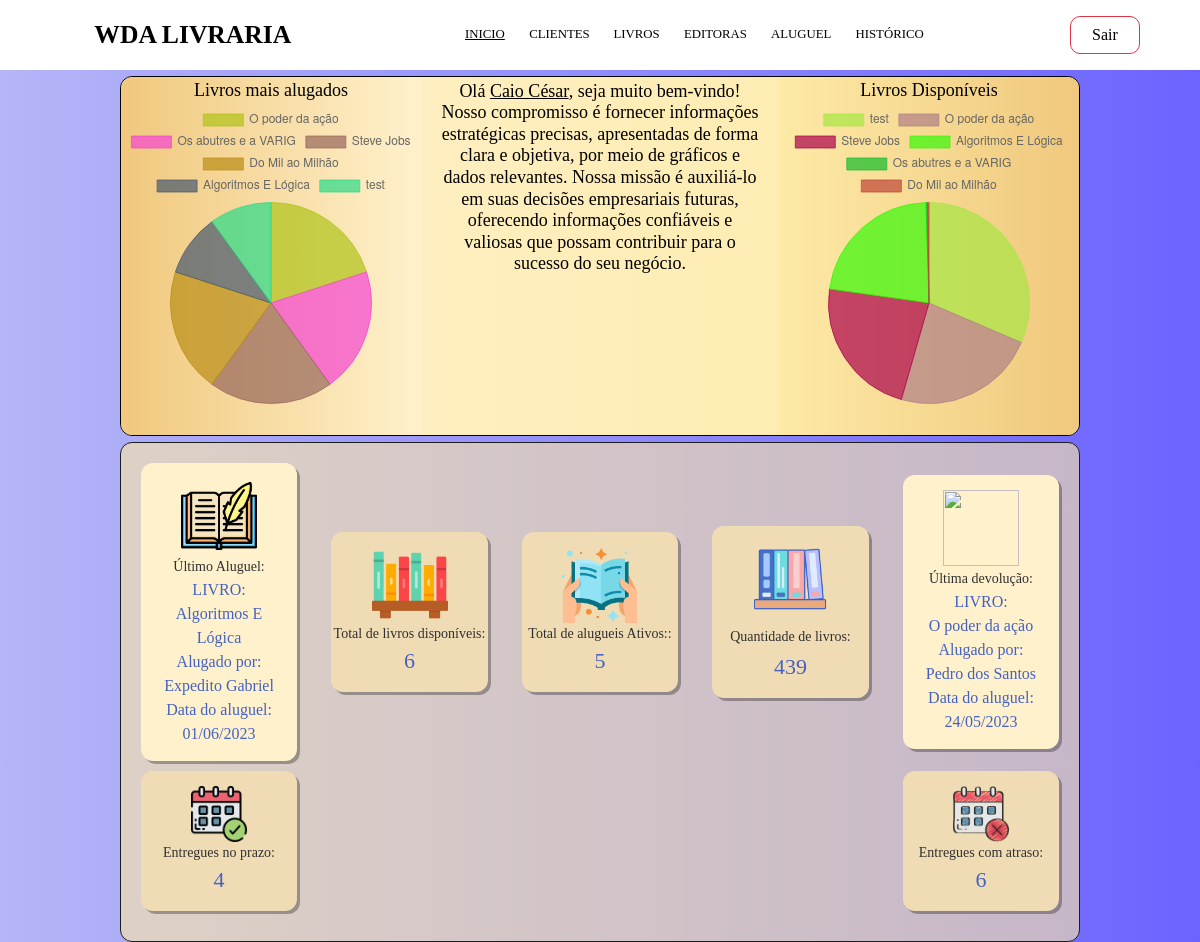
The page /SISTEMA/Sistema.php (signed in) on the database its author committed.
### tables this page shows
CREATE TABLE `livro` (
  `Cod_livro` int NOT NULL AUTO_INCREMENT,
  `Nome_livro` varchar(50) NOT NULL,
  `Editora` varchar(50) NOT NULL,
  `Autor` varchar(50) NOT NULL,
  `Lançamento` year NOT NULL,
  `Quantidade` int NOT NULL,
  PRIMARY KEY (`Cod_livro`)
);

CREATE TABLE `usuario` (
  `Cod_usuario` int NOT NULL AUTO_INCREMENT,
  `Nome_usuario` varchar(50) NOT NULL,
  `Cidade` varchar(50) NOT NULL,
  `Endereço` varchar(100) NOT NULL,
  `Email` varchar(100) NOT NULL,
  PRIMARY KEY (`Cod_usuario`)
);

CREATE TABLE `aluguel` (
  `Cod_aluguel` int NOT NULL AUTO_INCREMENT,
  `Livro` int NOT NULL,
  `Usuário` int NOT NULL,
  `Data_aluguel` date NOT NULL,
  `Data_previsão` date NOT NULL,
  `Quantidade_alugada` int NOT NULL,
  `Status_aluguel` varchar(50) NOT NULL,
  PRIMARY KEY (`Cod_aluguel`)
);

### SISTEMA/Sistema.php (the view, shortened to what this page needs)
<?php
include_once("../Config.php");
$logado = $_SESSION['username'];
$sql_ultimo_aluguel = "SELECT Cod_aluguel,livro.Nome_livro,usuario.Nome_usuario,Data_aluguel,Data_previsão,Quantidade_alugada
                      FROM aluguel,livro,usuario WHERE aluguel.Livro = Livro.Cod_livro AND aluguel.Usuário = usuario.Cod_usuario ORDER BY Cod_aluguel DESC";
$resultado_ultimo_aluguel = $conexao->query($sql_ultimo_aluguel);
$linha_ultimo_aluguel = $resultado_ultimo_aluguel->fetch_assoc();
if (isset($linha_ultimo_aluguel['Nome_livro'], $linha_ultimo_aluguel['Nome_usuario'], $linha_ultimo_aluguel['Data_aluguel'])) {
    $ultimo_aluguel = "<br>LIVRO:<br>" . $linha_ultimo_aluguel['Nome_livro'] . "<br>" .
        "Alugado por:<br>" . $linha_ultimo_aluguel['Nome_usuario'] . "<br>" .
        "Data do aluguel:<br>" . date('d/m/Y', strtotime($linha_ultimo_aluguel['Data_aluguel']));
} else {
    $ultimo_aluguel = "<br>Não há nenhum aluguel ativo!";
}
$sql_total_alugueis = "SELECT COUNT(*) AS total_alugueis FROM aluguel";
$resultado_total_alugueis = $conexao->query($sql_total_alugueis);
$linha_total_alugueis = $resultado_total_alugueis->fetch_assoc();
if (isset($linha_total_alugueis['total_alugueis'])) {
    $quantidade_alugueis = $linha_total_alugueis['total_alugueis'];
}
$sql_total_livros = "SELECT COUNT(*) AS Nome_livro FROM livro";
$resultado_total_livros = $conexao->query($sql_total_livros);
$linha_total_livros = $resultado_total_livros->fetch_assoc();
if (isset($linha_total_livros['Nome_livro'])) {
    $total_livros = $linha_total_livros['Nome_livro'];
}
$sql_ultimo_devolvido = "SELECT histórico.Cod_hist, livro.Nome_livro, usuario.Nome_usuario, histórico.Data_aluguel, histórico.Data_previsão, histórico.Data_devolução, histórico.Quantidade
FROM histórico, livro, usuario
WHERE histórico.Livro = livro.Cod_livro
AND histórico.Usuário = usuario.Cod_usuario
ORDER BY Cod_hist DESC ";
$resultado_ultimo_devolvido = $conexao->query($sql_ultimo_devolvido);
$linha_ultimo_devolvido = $resultado_ultimo_devolvido->fetch_assoc();
if (isset($linha_ultimo_devolvido['Nome_livro'], $linha_ultimo_devolvido['Nome_usuario'], $linha_ultimo_devolvido['Data_devolução'])) {
    $ultimo_devolvido = "<br>LIVRO:<br>" . $linha_ultimo_devolvido['Nome_livro'] . "<br>" .
        "Alugado por:<br>" . $linha_ultimo_devolvido['Nome_usuario'] . "<br>" .
        "Data do aluguel:<br>" . date('d/m/Y', strtotime($linha_ultimo_devolvido['Data_aluguel']));
} else {
    $ultimo_devolvido = "<br>Não há nenhum aluguel ativo!";
}
$sql = "SELECT * FROM histórico ORDER BY Cod_hist DESC";
$result = $conexao->query($sql);
$total_prazo = 0;
$total_foraprazo = 0;
while ($user_data = mysqli_fetch_assoc($result)) {
    echo "<tr>";
    if ($user_data['Data_previsão'] > $user_data['Data_devolução']) {
        $total_prazo++;
    }
    if ($user_data['Data_previsão'] < $user_data['Data_devolução']) {
        $total_foraprazo++;
    }
}
function gerar_cor()
{
    $r = rand(0, 255);
    $g = rand(0, 255);
    $b = rand(0, 255);
    return "rgba($r, $g, $b, 0.7)";
}
$rotulos = array();
$dados = array();
$rotulos2 = array();
$dados2 = array();
$backgroundColor = array();
$borderColor = array();
$backgroundColor2 = array();
$borderColor2 = array();
$sql_dados = "SELECT livro.Nome_livro, COUNT(*) AS total_alugueis
FROM histórico, livro
WHERE histórico.Livro = livro.Cod_livro
GROUP BY livro.Cod_livro
ORDER BY total_alugueis DESC;";
$resultado_dados = $conexao->query($sql_dados);
while ($linha = $resultado_dados->fetch_assoc()) {
    $rotulos[] = $linha['Nome_livro'];
    $dados[] = $linha['total_alugueis'];
    $backgroundColor[] = gerar_cor();
    $borderColor[] = str_replace("0.5", "1", $backgroundColor[count($backgroundColor) - 1]);
}
$sql_dados2 = "SELECT Nome_livro, Quantidade
 FROM livro WHERE Quantidade > 0
 ORDER BY Quantidade DESC";
$resultado_dados2 = $conexao->query($sql_dados2);
while ($linha2 = $resultado_dados2->fetch_assoc()) {
    $rotulos2[] = $linha2['Nome_livro'];
    $dados2[] = $linha2['Quantidade'];
    $backgroundColor2[] = gerar_cor();
    $borderColor2[] = str_replace("0.5", "1", $backgroundColor2[count($backgroundColor2) - 1]);
}
$chart = array(
    "type" => "pie",
    "data" => array(
        "labels" => $rotulos,
        "datasets" => array(
            array(
                "label" => "Quantidade de Aluguéis",
                "data" => $dados,
                "backgroundColor" => $backgroundColor,
                "borderColor" => $borderColor,
                "borderWidth" => 1
            )
        )
    ),
    "options" => array(
        "scales" => array(
            "yAxes" => array(
                array(
                    "ticks" => array(
                        "beginAtZero" => true
                    )
                )
            )
        )
    )
);
$chart2 = array(
    "type" => "pie",
    "data" => array(
        "labels" => $rotulos2,
        "datasets" => array(
            array(
                "label" => "Quantidade de Livros Disponíveis",
                "data" => $dados2,
                "backgroundColor" => $backgroundColor2,
                "borderColor" => $borderColor2,
                "borderWidth" => 1
            )
        )
    ),
    "options" => array(
        "scales" => array(
            "yAxes" => array(
                array(
                    "ticks" => array(
                        "beginAtZero" => true
                        )
                        )
                    )
                )
            )
        );
$chart_json = json_encode($chart);
$chart_json2 = json_encode($chart2);
$quantidade_livros = '<br>' . array_sum($dados2);
?>
<!DOCTYPE html>
<html lang="en">
<head>
  <link href="https://cdn.jsdelivr.net/npm/bootstrap@5.3.0-alpha2/dist/css/bootstrap.min.css" rel="stylesheet">
  <link rel="stylesheet" href="../assets/css/Home.css?<?php echo rand(1, 1000); ?>">
</head>
<body>
  <nav class="navbar navbar-expand-lg" style="background-color: rgb(255,255,255);">
    <div class="container-fluid">
      <a class="navbar-brand" href="Sistema.php">WDA LIVRARIA</a>
      <div class="collapse navbar-collapse" id="navbarText">
        <ul class="navbar-nav me-auto mb-2 mb-lg-0">
          <li class="nav-item">
            <a class="nav-link active" aria-current="page" href="Sistema.php" style = "text-decoration:underline">INICIO</a>
          </li>
          <li class="nav-item">
            <a class="nav-link" href="Usuarios.php">CLIENTES</a>
          </li>
          <li class="nav-item">
            <a class="nav-link" href="Livros.php">LIVROS</a>
          </li>
          <li class="nav-item">
            <a class="nav-link" href="Editoras.php">EDITORAS</a>
          </li>
          <li class="nav-item">
            <a class="nav-link" href="Aluguel.php">ALUGUEL</a>
          </li>
          <li class="nav-item">
            <a class="nav-link" href="Historico.php">HISTÓRICO</a>
          </li>
        </ul>
        <span class="navbar-text">
          <div class="d-flex">
            <a href="Sair.php" id="out" class="btn btn-outline-danger me-5 ">Sair</a>
          </div>
        </span>
      </div>
    </div>
  </nav>
  <div class="Graficos">
    <div class="graficos-container">
      <div class="grafico1">
        <label>Livros mais alugados</label>
        <canvas id="chart"></canvas>
      </div>
      <div class="Welcome">
        <h3 id="welcome">Olá <?php echo "<u>$logado</u>"; ?>,
          seja muito bem-vindo! Nosso compromisso é fornecer
          informações estratégicas precisas, apresentadas de
          forma clara e objetiva, por meio de gráficos e dados
          relevantes. Nossa missão é auxiliá-lo em suas
          decisões empresariais futuras, oferecendo informações
          confiáveis e valiosas que possam contribuir para o
          sucesso do seu negócio.</h3><br>
      </div>
      <div class="grafico2">
        <label>Livros Disponíveis</label>
        <canvas id="chart2"></canvas>
      </div>
    </div>
  </div>
  <div class="boxes">
    <div class="box box1">
      <a href="./Aluguel.php" style="text-decoration: none;">
        <img src="../assets/img/ultimo.png" width="76" height="76"><br>
        <span class="text">Último Aluguel:</span>
        <span class="value"><?php echo $ultimo_aluguel; ?></span>
      </a>
    </div>
    <div class="box box2">
      <a href="./Livros.php" style="text-decoration: none;">
        <img src="../assets/img/estante.png" width="76" height="76"><br>
        <span class="text">Total de livros disponíveis:</span><br>
        <span class="value"><?php echo $total_livros; ?></span>
      </a>
    </div>
    <div class="box box2">
      <a href="./Aluguel.php" style="text-decoration: none;">
        <img src="../assets/img/ativo.png" width="76" height="76"><br>
        <span class="text">Total de alugueis Ativos::</span><br>
        <span class="value"><?php echo $quantidade_alugueis; ?></span>
      </a>
    </div>
    <div class="box box2">
      <a href="./Livros.php" style="text-decoration: none;">
        <img src="../assets/img/quantidade.jpg" width="76" height="76"><br>
        <span class="text">Quantidade de livros:</span>
        <span class="value"><?php echo $quantidade_livros; ?></span>
      </a>
    </div>
    <div class="box box1">
      <a href="./Historico.php" style="text-decoration: none;">
        <img src="../assets/img/ultimod.png" width="76" height="76"><br>
        <span class="text">Última devolução:</span>
        <span class="value"><?php echo $ultimo_devolvido; ?></span>
      </a>
    </div>
    <div class="box box2">
      <a href="./Historico.php" style="text-decoration: none;">
        <img src="../assets/img/noprazo.png" width="56" height="56"><br>
        <span class="text">Entregues no prazo:</span><br>
        <span class="value"><?php echo $total_prazo; ?></span>
      </a>
    </div>
    <div class="box box2">
      <a href="./Historico.php" style="text-decoration: none;">
        <img src="../assets/img/atraso.png" width="56" height="56"><br>
        <span class="text">Entregues com atraso:</span><br>
        <span class="value"><?php echo $total_foraprazo; ?></span>
      </a>
    </div>
  </div>
  <script>
    // Cria o gráfico com o objeto Chart.js
    var chart = new Chart(document.getElementById('chart'), <?php echo $chart_json; ?>);
    var chart = new Chart(document.getElementById('chart2'), <?php echo $chart_json2; ?>);
  </script>
</body>
</html>

### assets/css/Home.css (style rules this page uses)
body { font-family: Garamond, Baskerville, Baskerville Old Face, Hoefler Text, Times New Roman, serif; background-image: linear-gradient(to right, rgb(181, 181, 248), rgb(108, 99, 255)); color: black; text-align: center; overflow-x: hidden ; }
.navbar-brand { margin-left: 5%; margin-right: 20%; font-size: 2rem; font-weight: bold; text-transform: uppercase; display: flex; justify-content: space-between; }
.navbar-nav>li { margin-right: 15px; }
.nav-link { display: flex; justify-content: space-between; color: black; transition: transform 0.5s; }
#out { width: 70px; border-radius: 10px; }
.graficos-container { background-image: linear-gradient(to right, rgb(255, 241, 204), rgb(253, 234, 166)); margin: auto; justify-content: space-between; display: flex; border: 1.5px solid black; border-radius: 12px; width: 68%; height: 40%; margin-top: 0.5%; }
h3 { text-align: center; justify-content: center; font-size: 22px; margin: 1% 5% 0% 5%; }
.grafico1 { background-image: linear-gradient(to left, rgb(255, 241, 204), rgb(240, 200, 125)); font-size: 26px; width: 50%; height: 100%; border-radius: 12px 0 0 12px; }
.grafico2 { background-image: linear-gradient(to right, rgb(253, 234, 166), rgb(240, 200, 125)); font-size: 26px; width: 50%; height: 100%; border-radius: 0 12px 12px 0; }
.boxes { background-color: rgba(253, 234, 166, 0.6); display: flex; align-items: center; justify-content: space-between; flex-wrap: wrap; width: 68%; margin: auto; margin-top: 0.5%; border: 1px solid #1d1d1d; border-radius: 12px; padding: 20px; }
.boxes .box { display: flex; flex-direction: column; align-items: center; border-radius: 12px; width: 17%; padding: 15px 20px; margin-bottom: 10px; background-color: rgb(255, 241, 204); box-shadow: 3px 3px rgba(0, 0, 0, 0.3); }
.boxes .box .text { white-space: nowrap; font-size: 18px; font-weight: 500; color: rgb(49, 48, 48); }
.boxes .box .value { font-size: 20px; font-weight: 500; color: rgb(69, 98, 194); }
.boxes .box.box2 { background-color: rgb(240, 220, 180); }
.boxes .box.box2 .value { font-size: 22px; }
@media screen and (max-width: 1680px) { .navbar-brand { font-size: 1.8rem; } }
@media screen and (max-width: 1680px) { .navbar-nav>li { margin-right: 8px; } }
@media screen and (max-width: 1680px) { .navbar-nav>li a { font-size: 1rem; margin-left: 7%; margin-right: 14%; } }
@media screen and (max-width: 1680px) { .boxes { width: 80%; } }
@media screen and (max-width: 1680px) { .boxes .box { width: 17%; } }
@media screen and (max-width: 1680px) { .boxes .box .text { font-size: 16px; } }
@media screen and (max-width: 1680px) { .boxes .box .value { font-size: 18px; } }
@media screen and (max-width: 1680px) { .welcome h3 { font-size: 20px; } }
@media screen and (max-width: 1680px) { .graficos-container { width: 80%; height: 40%; } }
@media screen and (max-width: 1680px) { .grafico1, .grafico2 { font-size: 22px; width: 50%; height: 100%; } }
@media screen and (max-width: 1440px) { .navbar-brand { font-size: 1.6rem; margin-left: 7%; margin-right: 14%; } }
@media screen and (max-width: 1440px) { .navbar-nav>li a { font-size: 0.8rem; margin-right: 7%; margin-left: 2%; } }
@media screen and (max-width: 1440px) { .navbar-nav>li { margin-right: 8px; } }
@media screen and (max-width: 1440px) { .boxes { width: 80%; } }
@media screen and (max-width: 1440px) { .boxes .box { width: 17%; } }
@media screen and (max-width: 1440px) { .boxes .box .text { font-size: 14px; } }
@media screen and (max-width: 1440px) { .boxes .box .value { font-size: 16px; } }
@media screen and (max-width: 1440px) { .welcome h3 { font-size: 18px; } }
@media screen and (max-width: 1440px) { .graficos-container { width: 80%; height: 45%; } }
@media screen and (max-width: 1440px) { .grafico1, .grafico2 { font-size: 18px; width: 50%; height: 100%; } }

### rows shown on the page
livro: Nome_livro "Algoritmos E Lógica"
usuario: Nome_usuario "Expedito Gabriel"
aluguel: Data_aluguel "01/06/2023"
livro: Nome_livro "O poder da ação"
usuario: Nome_usuario "Pedro dos Santos"
histórico: Data_aluguel "24/05/2023"

### other values the page prints
$logado "Caio César"
$total_livros "6"
$quantidade_alugueis "5"
array_sum($dados2) "439"
$total_prazo "4"
$total_foraprazo "6"
